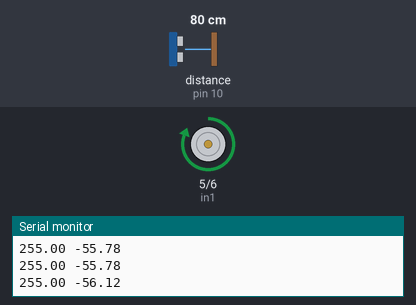
A sketch run on a simulated Arduino Uno, built with avr-gcc and run on an emulated ATmega328P. Parts: motor-driver pin pairs drawn as motors (green arrow = first pin HIGH = forward, orange = second pin HIGH = backward, longer = more drive, scaled by the enable pin), the last lines printed to the serial monitor. Wiring (inferred from the names in the program): ultrasonic range finder: trigger pin 9; echo pin 10. The inputs (shaded band) are chosen by the test bench; at power-on: distance to the obstacle (sensor on pin 10) 80 cm. The echo pulse lasts 58.3 µs per cm.

Above: at 1.2 s.
1.3 s: distance to the obstacle (sensor on pin 10) set to 9 cm
At 1.87 s:
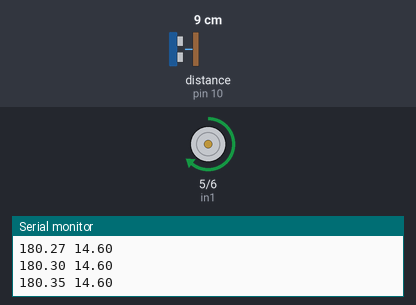
4.3 s: distance to the obstacle (sensor on pin 10) set to 120 cm
5.8 s: distance to the obstacle (sensor on pin 10) set to 2 cm
At 31.5 s:
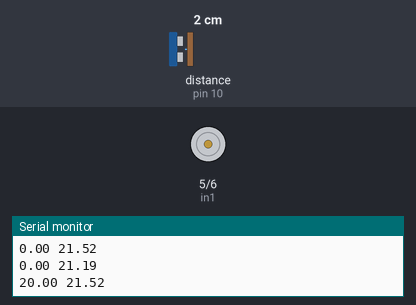
Timing chart, 0 to 31.7 s (numbered marks = the images above; inputs shaded):
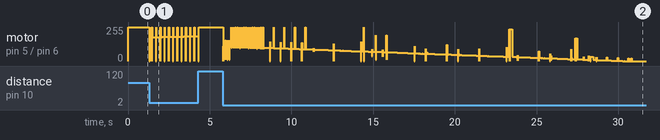

The sketch:

PID-WaterLevel.ino
```cpp
#include <TimerOne.h>

const int trigPin = 9; // Chân trig
const int echoPin = 10; // Chân echo
const int in1 = 5; // Chân in1
const int in2 = 6;// Chân in2
const int ena = 3;// Chân ena

long duration;// Biến đo thời gian
float distance;// Biến đo khoảng cách
int tankHeight=25;
float waterLevel;
float T;
double E,E1,E2;
double alpha, beta, gamma;
double Output, LastOutput; // output là ena mà mình tính ra để điều khiển cho động cơ quay
float senHeight = 23.2;


float Giatridat = 17; // Giá trị mong muốn (cm)
#define Kp 35
#define Kd 0.3
#define Ki 1

void setup() {
  pinMode(trigPin, OUTPUT); // khai báo các chân in out
  pinMode(echoPin, INPUT);
  pinMode(in1, OUTPUT);
  pinMode(in2, OUTPUT);
  pinMode(ena, OUTPUT);

  E = 0; E1 = 0; E2 = 0;
  Output = 0; LastOutput = 0;
  T=0.01; // thời gian lấy mẫu

  Serial.begin(9600);// baudrate 9600

  Timer1.initialize(10000);
  Timer1.attachInterrupt(PID);

}
void sr04(){
// Phát xung siêu âm
  digitalWrite(trigPin, LOW);
  delayMicroseconds(2);
  digitalWrite(trigPin, HIGH);
  delayMicroseconds(10);
  digitalWrite(trigPin, LOW);

  // Đo thời gian phản hồi
  duration = pulseIn(echoPin, HIGH);

  // Tính khoảng cách
  distance = duration /29.412 / 2;// hệ số chuyển đổi từ m sang cm

  // Chiều cao mực nước trong bình
  waterLevel = senHeight - distance;
  delay(T);
}

void PID()
{
  E = Giatridat - waterLevel;
  alpha = 2*T*Kp + Ki*T*T + 2*Kd;
  beta = T*T*Ki - 4*Kd - 2*T*Kp;
  gamma = 2*Kd;
  Output = (alpha*E + beta*E1 + gamma*E2 + 2*T*LastOutput)/(2*T);
  LastOutput = Output;

  E2=E1;
  E1=E;
  if(Output > 255)
    Output = 255;
  if(Output < 0)
    Output = 0;
  if(Output > 0)
  {
    digitalWrite(in1,HIGH);
    digitalWrite(in2,LOW);
    analogWrite(ena,Output);
  }
  else
  {
    digitalWrite(in1,LOW);
    digitalWrite(in2,LOW);
    analogWrite(ena,Output);
  }
}
void loop() {
  sr04();

  Serial.print(Output); Serial.print(" ");
  Serial.print(waterLevel);
  Serial.print("");Serial.println("");
    // Serial.println(waterLevel);
  // Serial.println(distance);
}
```
